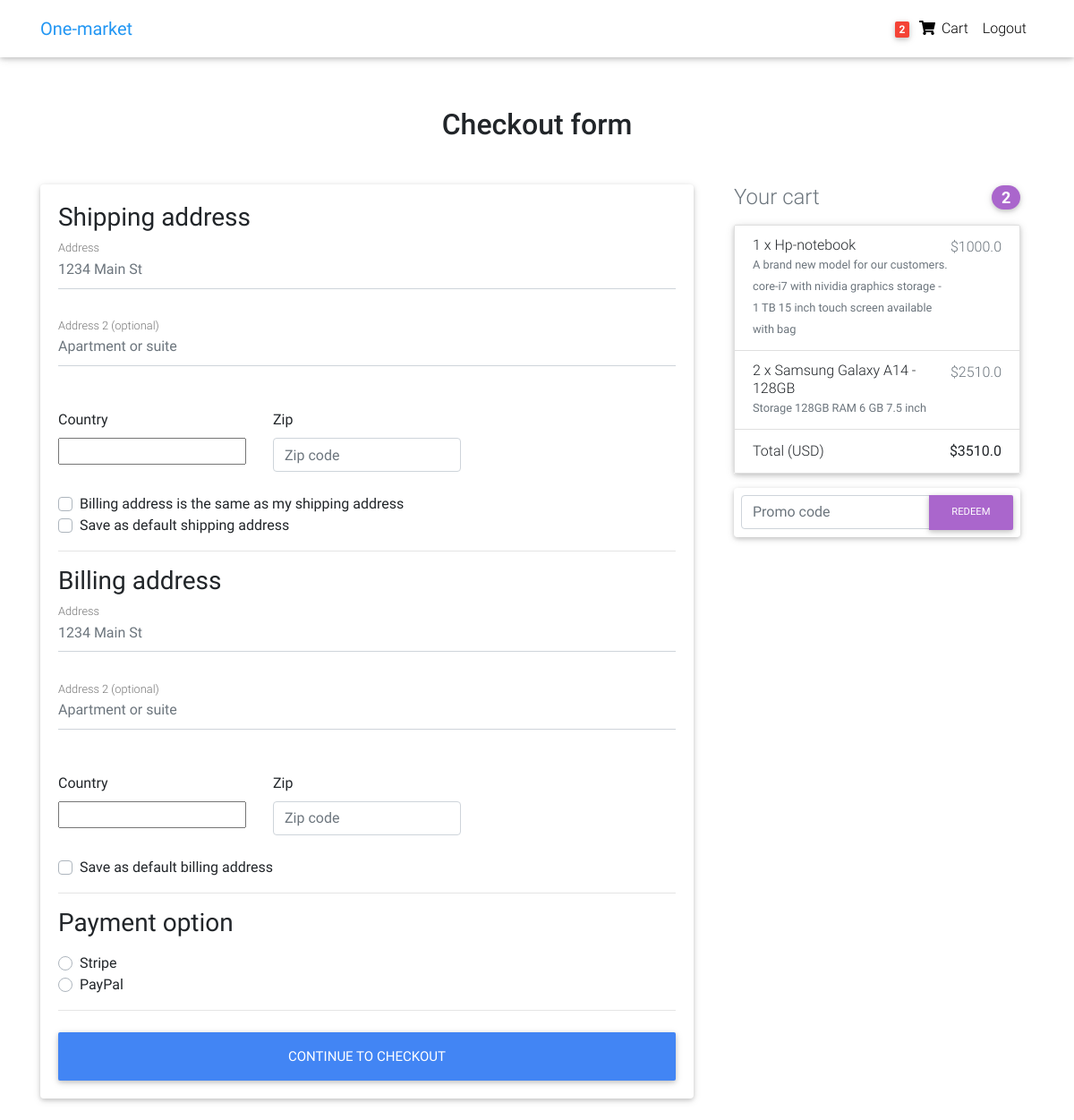
Screenshot of /checkout/ (signed in) with the database file from the repository.
### core/models.py (models this page shows, shortened)
class Order(models.Model):
    user = models.ForeignKey(settings.AUTH_USER_MODEL,
                             on_delete=models.CASCADE)
    ref_code = models.CharField(max_length=20, blank=True, null=True)
    items = models.ManyToManyField(OrderItem)
    start_date = models.DateTimeField(auto_now_add=True)
    ordered_date = models.DateTimeField()
    ordered = models.BooleanField(default=False)
    shipping_address = models.ForeignKey(
        'Address', related_name='shipping_address', on_delete=models.SET_NULL, blank=True, null=True)
    billing_address = models.ForeignKey(
        'Address', related_name='billing_address', on_delete=models.SET_NULL, blank=True, null=True)
    payment = models.ForeignKey(
        'Payment', on_delete=models.SET_NULL, blank=True, null=True)
    coupon = models.ForeignKey(
        'Coupon', on_delete=models.SET_NULL, blank=True, null=True)
    being_delivered = models.BooleanField(default=False)
    received = models.BooleanField(default=False)
    refund_requested = models.BooleanField(default=False)
    refund_granted = models.BooleanField(default=False)
    '''
    1. Item added to cart
    2. Adding a billing address
    (Failed checkout)
    3. Payment
    (Preprocessing, processing, packaging etc.)
    4. Being delivered
    5. Received
    6. Refunds
    '''
    def get_total(self):
        total = 0
        for order_item in self.items.all():
            total += order_item.get_final_price()
        if self.coupon:
            total -= self.coupon.amount
        return total

class OrderItem(models.Model):
    user = models.ForeignKey(settings.AUTH_USER_MODEL,
                             on_delete=models.CASCADE)
    ordered = models.BooleanField(default=False)
    item = models.ForeignKey(Item, on_delete=models.CASCADE)
    quantity = models.IntegerField(default=1)
    def get_total_discount_item_price(self):
        return self.quantity * self.item.discount_price
    def get_final_price(self):
        if self.item.discount_price:
            return self.get_total_discount_item_price()
        return self.get_total_item_price()

class Item(models.Model):
    title = models.CharField(max_length=100)
    price = models.FloatField()
    discount_price = models.FloatField(blank=True, null=True)
    category = models.CharField(choices=CATEGORY_CHOICES, max_length=2)
    label = models.CharField(choices=LABEL_CHOICES, max_length=1)
    slug = models.SlugField()
    description = models.TextField()
    image = models.ImageField()

### core/views.py (the view, shortened to what this page needs)
# urls.py: path('checkout/', CheckoutView.as_view(), name='checkout'),
class CheckoutView(View):
    def get(self, *args, **kwargs):
        try:
            order = Order.objects.get(user=self.request.user, ordered=False)
            form = CheckoutForm()
            context = {
                'form': form,
                'couponform': CouponForm(),
                'order': order,
                'DISPLAY_COUPON_FORM': True
            }
            shipping_address_qs = Address.objects.filter(
                user=self.request.user,
                address_type='S',
                default=True
            )
            if shipping_address_qs.exists():
                context.update(
                    {'default_shipping_address': shipping_address_qs[0]})
            billing_address_qs = Address.objects.filter(
                user=self.request.user,
                address_type='B',
                default=True
            )
            if billing_address_qs.exists():
                context.update(
                    {'default_billing_address': billing_address_qs[0]})
            return render(self.request, "checkout.html", context)
        except ObjectDoesNotExist:
            messages.info(self.request, "You do not have an active order")
            return redirect("core:checkout")

### core/forms.py
class CheckoutForm(forms.Form):
    shipping_address = forms.CharField(required=False)
    shipping_address2 = forms.CharField(required=False)
    shipping_country = CountryField(blank_label='(select country)').formfield(
        required=False,
        widget=CountrySelectWidget(attrs={
            'class': 'custom-select d-block w-100',
        }))
    shipping_zip = forms.CharField(required=False)
    billing_address = forms.CharField(required=False)
    billing_address2 = forms.CharField(required=False)
    billing_country = CountryField(blank_label='(select country)').formfield(
        required=False,
        widget=CountrySelectWidget(attrs={
            'class': 'custom-select d-block w-100',
        }))
    billing_zip = forms.CharField(required=False)
    same_billing_address = forms.BooleanField(required=False)
    set_default_shipping = forms.BooleanField(required=False)
    use_default_shipping = forms.BooleanField(required=False)
    set_default_billing = forms.BooleanField(required=False)
    use_default_billing = forms.BooleanField(required=False)
    payment_option = forms.ChoiceField(
        widget=forms.RadioSelect, choices=PAYMENT_CHOICES)

class CouponForm(forms.Form):
    code = forms.CharField(widget=forms.TextInput(attrs={
        'class': 'form-control',
        'placeholder': 'Promo code',
        'aria-label': 'Recipient\'s username',
        'aria-describedby': 'basic-addon2'
    }))

### core/templatetags/cart_template_tags.py (called while the page is built)
@register.filter
def cart_item_count(user):
    if user.is_authenticated:
        qs = Order.objects.filter(user=user, ordered=False)
        if qs.exists():
            return qs[0].items.count()
    return 0

### templates/checkout.html (shortened to what this page needs)
{% extends "base.html" %}
{% load crispy_forms_tags %}
{% block content %}
  <main >
    <div class="container wow fadeIn">
      <h2 class="my-5 h2 text-center">Checkout form</h2>
      <div class="row">
        <div class="col-md-8 mb-4">
          <div class="card">
            <form method="POST" class="card-body">
              <h3>Shipping address</h3>
              <div class='hideable_shipping_form'>
                <div class="md-form mb-5">
                  <input type='text' placeholder='1234 Main St' id='shipping_address' name='shipping_address' class='form-control' />
                  <label for="shipping_address" class="">Address</label>
                </div>
                <div class="md-form mb-5">
                  <input type='text' placeholder='Apartment or suite' id='shipping_address2' name='shipping_address2' class='form-control' />
                  <label for="shipping_address2" class="">Address 2 (optional)</label>
                </div>
                <div class="row">
                  <div class="col-lg-4 col-md-12 mb-4">
                    <label for="country">Country</label>
                    {{ form.shipping_country }}
                  </div>
                  <div class="col-lg-4 col-md-6 mb-4">
                    <label for="shipping_zip">Zip</label>
                    <input type='text' placeholder='Zip code' id='shipping_zip' name='shipping_zip' class='form-control' />
                  </div>
                </div>
                <div class="custom-control custom-checkbox">
                  <label class="custom-control-label" for="same_billing_address">Billing address is the same as my shipping address</label>
                </div>
                <div class="custom-control custom-checkbox">
                  <label class="custom-control-label" for="set_default_shipping">Save as default shipping address</label>
                </div>
              </div>
              <hr>
              <h3>Billing address</h3>
              <div class='hideable_billing_form'>
                <div class="md-form mb-5">
                  <input type='text' placeholder='1234 Main St' id='billing_address' name='billing_address' class='form-control' />
                  <label for="billing_address" class="">Address</label>
                </div>
                <div class="md-form mb-5">
                  <input type='text' placeholder='Apartment or suite' id='billing_address2' name='billing_address2' class='form-control' />
                  <label for="billing_address2" class="">Address 2 (optional)</label>
                </div>
                <div class="row">
                  <div class="col-lg-4 col-md-12 mb-4">
                    <label for="country">Country</label>
                    {{ form.billing_country }}
                  </div>
                  <div class="col-lg-4 col-md-6 mb-4">
                    <label for="billing_zip">Zip</label>
                    <input type='text' placeholder='Zip code' id='billing_zip' name='billing_zip' class='form-control' />
                  </div>
                </div>
                <div class="custom-control custom-checkbox">
                  <label class="custom-control-label" for="set_default_billing">Save as default billing address</label>
                </div>
              </div>
              <hr>
              <h3>Payment option</h3>
              <div class="d-block my-3">
                {% for value, name in form.fields.payment_option.choices %}
                <div class="custom-control custom-radio">
                  <label class="custom-control-label" for="{{ name }}">{{ name }}</label>
                </div>
                {% endfor %}
              </div>
              <hr class="mb-4">
              <button class="btn btn-primary btn-lg btn-block" type="submit">Continue to checkout</button>
            </form>
          </div>
        </div>
        <div class="col-md-4 mb-4">
          {% include "order_snippet.html" %}
        </div>
      </div>
    </div>
  </main>
{% endblock content %}

### templates/navbar.html (shortened to what this page needs)
{% load cart_template_tags %}
<nav class="navbar fixed-top navbar-expand-lg navbar-light white scrolling-navbar">
    <div class="container">
      <a class="navbar-brand waves-effect" href="/">
        <strong class="blue-text">One-market</strong>
      </a>
      <div class="collapse navbar-collapse" id="navbarSupportedContent">
        <ul class="navbar-nav nav-flex-icons">
          {% if request.user.is_authenticated %}
          <li class="nav-item">
            <a href="{% url 'core:order-summary' %}" class="nav-link waves-effect">
              <span class="badge red z-depth-1 mr-1"> {{ request.user|cart_item_count }} </span>
              <i class="fas fa-shopping-cart"></i>
              <span class="clearfix d-none d-sm-inline-block"> Cart </span>
            </a>
          </li>
          <li class="nav-item">
            <a class="nav-link waves-effect" href="{% url 'account_logout' %}">
              <span class="clearfix d-none d-sm-inline-block"> Logout </span>
            </a>
          </li>
          {% endif %}
        </ul>
      </div>
    </div>
  </nav>

### templates/order_snippet.html (shortened to what this page needs)
<div class="col-md-12 mb-4">
    <h4 class="d-flex justify-content-between align-items-center mb-3">
    <span class="text-muted">Your cart</span>
    <span class="badge badge-secondary badge-pill">{{ order.items.count }}</span>
    </h4>
    <ul class="list-group mb-3 z-depth-1">
    {% for order_item in order.items.all %}
    <li class="list-group-item d-flex justify-content-between lh-condensed">
        <div>
        <h6 class="my-0">{{ order_item.quantity }} x {{ order_item.item.title}}</h6>
        <small class="text-muted">{{ order_item.item.description}}</small>
        </div>
        <span class="text-muted">${{ order_item.get_final_price }}</span>
    </li>
    {% endfor %}
    <li class="list-group-item d-flex justify-content-between">
        <span>Total (USD)</span>
        <strong>${{ order.get_total }}</strong>
    </li>
    </ul>
    {% if DISPLAY_COUPON_FORM %}
    <form class="card p-2" action="{% url 'core:add-coupon' %}" method="POST">
        <div class="input-group">
            {{ couponform.code }}
            <div class="input-group-append">
            <button class="btn btn-secondary btn-md waves-effect m-0" type="submit">Redeem</button>
            </div>
        </div>
    </form>
    {% endif %}
</div>

### templates/base.html (style rules this page uses)
html, body, header, .carousel { height: 60vh; }

### rows the page displays
Order: items.count "2", get_total "3510.0"
OrderItem: quantity "1", item "Hp-notebook", item.description "A brand new model for our customers. core-i7 with nividia graphics storage - 1 TB 15 inch touch screen available with bag", get_final_price "1000.0"
OrderItem: quantity "2", item "Samsung Galaxy A14 - 128GB", item.description "Storage 128GB RAM 6 GB 7.5 inch", get_final_price "2510.0"

### other values shown
{{ request.user|cart_item_count }} "2"
{{ name }} "Stripe" "PayPal"
